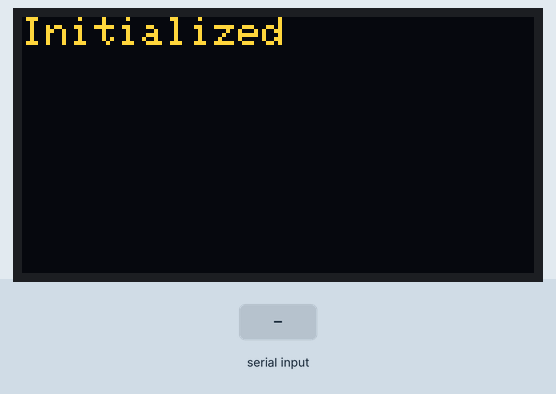
Bench run of a sketch on a simulated Arduino Uno, built with avr-gcc and run on an emulated ATmega328P. On the bench: 128×64 one-colour display. The inputs (shaded band) are chosen by the test bench. The OLED is the two-colour kind (top 16 rows yellow); what the sketch prints to the serial monitor is not drawn.

Above: at 1.2 s.
1.3 s: "1\n" received over Serial
At 3.5 s:
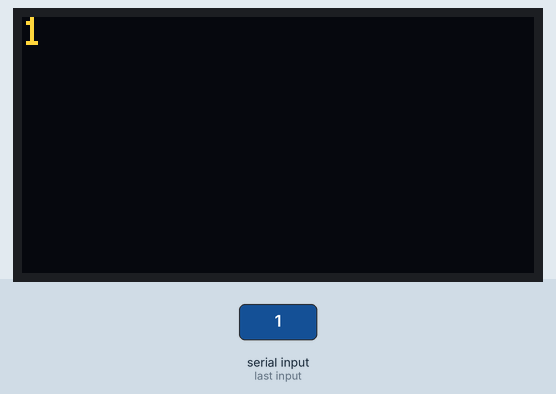
3.9 s: "0\n" received over Serial
At 5.5 s:
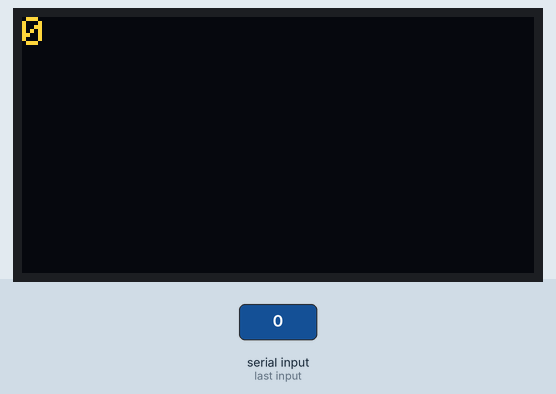
6.5 s: "2\n" received over Serial
Timing chart, 0 to 9.5 s (numbered marks = the images above; inputs shaded):
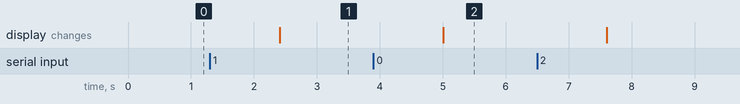

The sketch:

AlphaGlasses.ino
```cpp
#include <Wire.h>
#include <Adafruit_SSD1306.h>
#include <Adafruit_GFX.h>

// OLED display TWI address
#define OLED_ADDR   0x3C

Adafruit_SSD1306 display(-1);

String data;            //Variable for storing received data
void setup()
{
    Serial.begin(9600);   //Sets the baud for serial data transmission
    display.begin(SSD1306_SWITCHCAPVCC, OLED_ADDR);
    display.clearDisplay();
    display.setTextSize(1);
    display.setTextColor(WHITE);
    display.setCursor(0,0);
    display.print("Initialized");
    display.display();
}

void loop() {
  // put your main code here, to run repeatedly:
  if(Serial.available() > 0)      // Send data only when you receive data:
  {
      data = Serial.readString();        //Read the incoming data & store into data
      Serial.print(data);          //Print Value inside data in Serial monitor
      Serial.print("\n");

      Serial.print("Sending to screen\n");
      delay(50);
      display.begin(SSD1306_SWITCHCAPVCC, OLED_ADDR);
      display.clearDisplay();
      display.setTextSize(1);
      display.setTextColor(WHITE);
      display.setCursor(0,0);
      display.print(data);
      display.display();

      Serial.print("Sent to screen\n");
  }
}
```

Measured:
- after the input at 1.3 s, the display: changes after 1.1 s (image 1)
- after the input at 3.9 s, the display: changes after 1.1 s (image 2)
